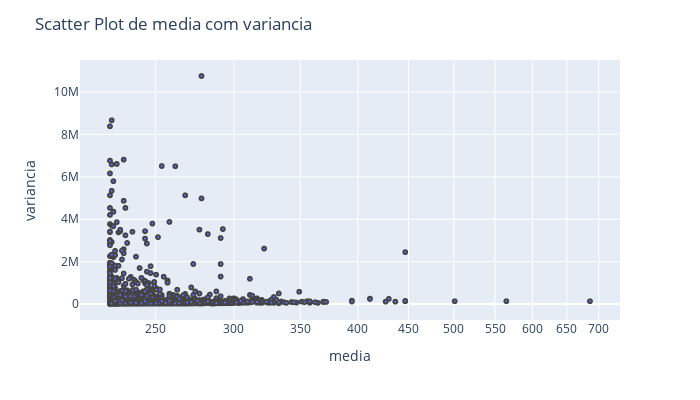
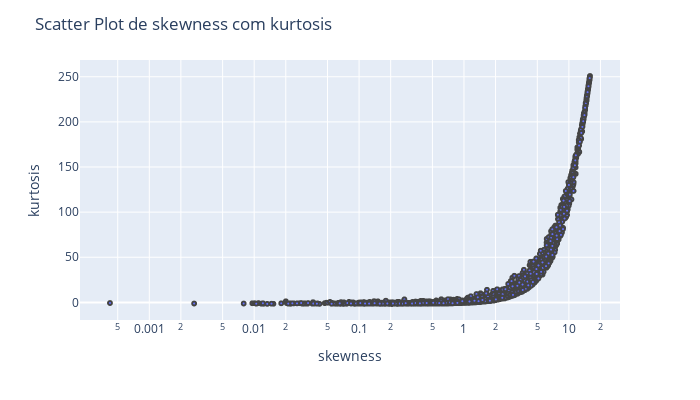
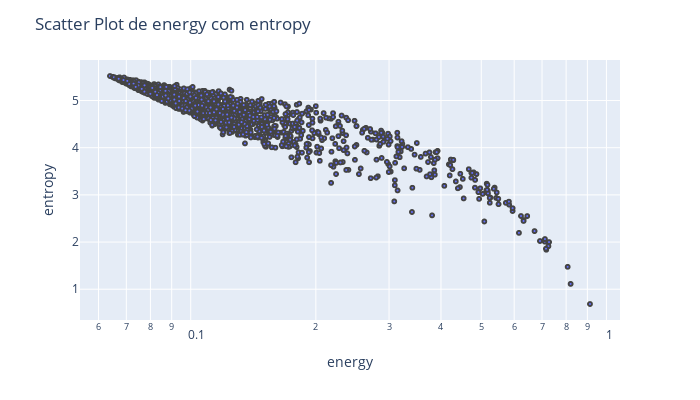

The code cell stored with these charts, in order, in its notebook:
### Code cell
atributos = [ ['media', 'variancia'], ['skewness', 'kurtosis'], [ 'energy', 'entropy'] ]
for i in atributos:
    plotaScatter(matriz, i[0], i[1], 400, f'Scatter Plot de {i[0]} com {i[1]}', i[0], i[1])

### Figure 1 — Plotly figure (JSON) as saved in the notebook; plotly's stock layout.template omitted (floating-point values rounded to 4 significant figures; data arrays with more than 128 entries replaced by an {"elided": "..."} marker saying what was removed)
{"data": [{"hovertemplate": "media=%{x}<br>variancia=%{y}<extra></extra>", "legendgroup": "", "marker": {"color": "#636efa", "line": {"width": 2}, "size": 4, "symbol": "circle"}, "mode": "markers", "name": "", "showlegend": false, "type": "scattergl", "x": {"elided": "4317 float values"}, "xaxis": "x", "y": {"elided": "4317 float values"}, "yaxis": "y"}], "layout": {"height": 400, "legend": {"tracegroupgap": 0}, "margin": {"t": 60}, "title": {"text": "Scatter Plot de media com variancia"}, "width": 700, "xaxis": {"anchor": "y", "domain": [0, 1], "title": {"text": "media"}, "type": "log"}, "yaxis": {"anchor": "x", "domain": [0, 1], "title": {"text": "variancia"}}}}

### Figure 2 — Plotly figure (JSON) as saved in the notebook; plotly's stock layout.template omitted (floating-point values rounded to 4 significant figures; data arrays with more than 128 entries replaced by an {"elided": "..."} marker saying what was removed)
{"data": [{"hovertemplate": "skewness=%{x}<br>kurtosis=%{y}<extra></extra>", "legendgroup": "", "marker": {"color": "#636efa", "line": {"width": 2}, "size": 4, "symbol": "circle"}, "mode": "markers", "name": "", "showlegend": false, "type": "scattergl", "x": {"elided": "4317 float values"}, "xaxis": "x", "y": {"elided": "4317 float values"}, "yaxis": "y"}], "layout": {"height": 400, "legend": {"tracegroupgap": 0}, "margin": {"t": 60}, "title": {"text": "Scatter Plot de skewness com kurtosis"}, "width": 700, "xaxis": {"anchor": "y", "domain": [0, 1], "title": {"text": "skewness"}, "type": "log"}, "yaxis": {"anchor": "x", "domain": [0, 1], "title": {"text": "kurtosis"}}}}

### Figure 3 — Plotly figure (JSON) as saved in the notebook; plotly's stock layout.template omitted (floating-point values rounded to 4 significant figures; data arrays with more than 128 entries replaced by an {"elided": "..."} marker saying what was removed)
{"data": [{"hovertemplate": "energy=%{x}<br>entropy=%{y}<extra></extra>", "legendgroup": "", "marker": {"color": "#636efa", "line": {"width": 2}, "size": 4, "symbol": "circle"}, "mode": "markers", "name": "", "showlegend": false, "type": "scattergl", "x": {"elided": "4317 float values"}, "xaxis": "x", "y": {"elided": "4317 float values"}, "yaxis": "y"}], "layout": {"height": 400, "legend": {"tracegroupgap": 0}, "margin": {"t": 60}, "title": {"text": "Scatter Plot de energy com entropy"}, "width": 700, "xaxis": {"anchor": "y", "domain": [0, 1], "title": {"text": "energy"}, "type": "log"}, "yaxis": {"anchor": "x", "domain": [0, 1], "title": {"text": "entropy"}}}}
